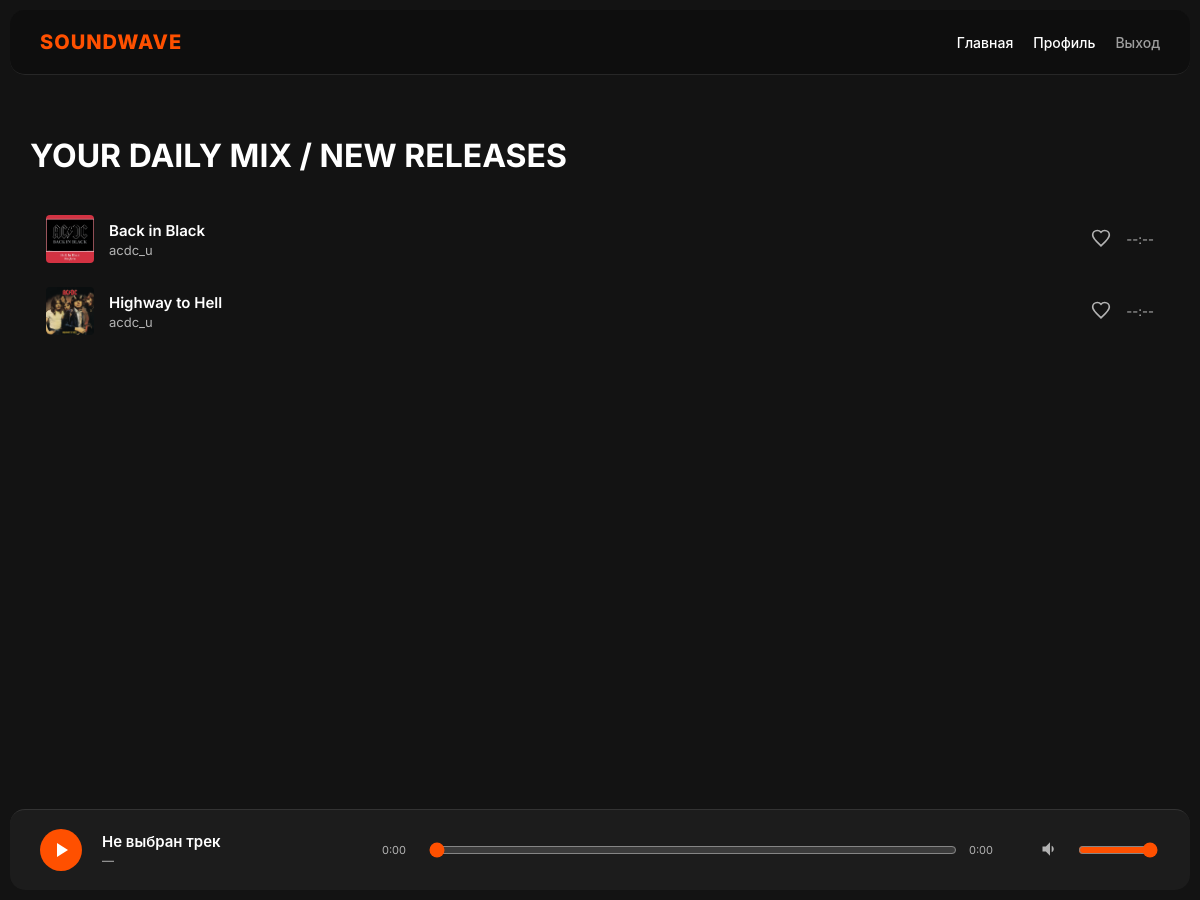
Page / (signed in) on the earlier database version.
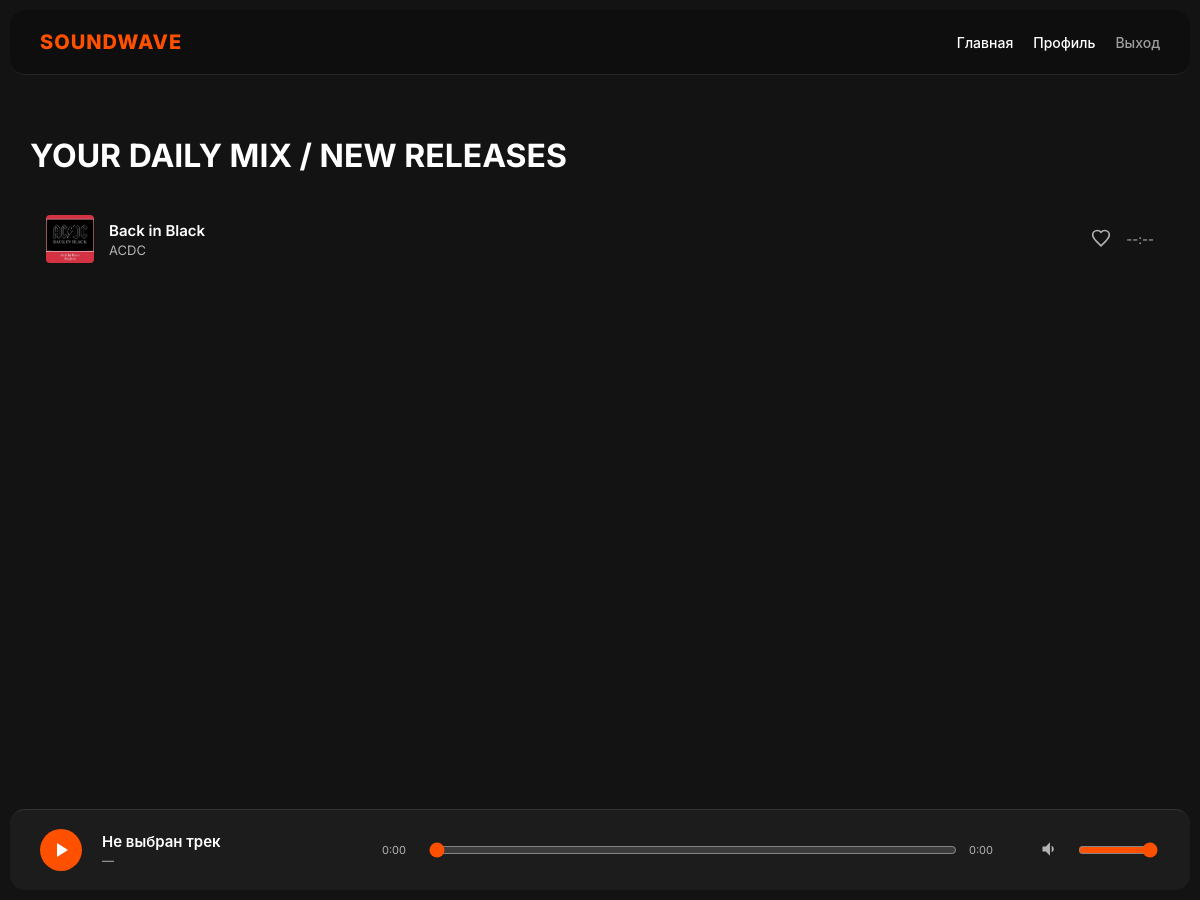
Same page on the later database version.
### pc_store/models.py (models this page shows, shortened)
class Track(models.Model):
    artist = models.ForeignKey(Artist, on_delete=models.CASCADE, related_name='tracks')
    title = models.CharField(max_length=200, verbose_name="Название")
    audio_file = models.FileField(upload_to='music/', verbose_name="Файл трека")
    cover = models.ImageField(upload_to='covers/', blank=True, verbose_name="Обложка")
    genre = models.CharField(max_length=50, default='Rock', verbose_name="Жанр")
    plays = models.PositiveIntegerField(default=0, verbose_name="Прослушивания")
    release_date = models.DateField(auto_now_add=True, verbose_name="Дата выхода")
    likes = models.ManyToManyField(User, related_name='liked_tracks', blank=True)

class Artist(models.Model):
    user = models.OneToOneField(User, on_delete=models.CASCADE)
    bio = models.TextField(blank=True, verbose_name="О себе")
    is_premium = models.BooleanField(default=False, verbose_name="Платная подписка")

class Profile(models.Model):
    ROLE_CHOICES = [
        ('listener', 'Слушатель'),
        ('artist', 'Артист'),
    ]
    user = models.OneToOneField(User, on_delete=models.CASCADE)
    role = models.CharField(max_length=10, choices=ROLE_CHOICES, default='listener')
    bio = models.TextField(blank=True, verbose_name="О себе")
    avatar = models.ImageField(upload_to='avatars/', blank=True, null=True)
    @property
    def favorite_album(self):
        from .models import Album
        return Album.objects.filter(owner=self.user, is_favorite_folder=True).first()

class Album(models.Model):
    title = models.CharField(max_length=200)
    owner = models.ForeignKey(User, on_delete=models.CASCADE, related_name='albums')
    tracks = models.ManyToManyField('Track', related_name='contained_in', blank=True)
    is_public = models.BooleanField(default=False)
    is_favorite_folder = models.BooleanField(default=False)
    created_at = models.DateTimeField(auto_now_add=True)

### pc_store/views.py (the view)
# urls.py: path('', track_list, name='home'),
def track_list(request):
    tracks = Track.objects.all()
    return render(request, 'index.html', {'tracks': tracks})

### templates/index.html
{% extends "base.html" %}
{% block content %}
    <h1 style="margin-bottom: 30px;">YOUR DAILY MIX / NEW RELEASES</h1>
    <div class="track-list" style="display: flex; flex-direction: column; gap: 4px;">
        {% for track in tracks %}
            {% include "includes/track_item.html" with track=track %}
        {% empty %}
            <div style="text-align: center; padding: 50px; color: #b3b3b3;">
                <p>Треков пока нет. Загрузи первый в админке или через профиль!</p>
            </div>
        {% endfor %}
    </div>
{% endblock %}

### templates/includes/track_item.html (shortened to what this page needs)
<div class="track-row" data-url="{{ track.audio_file.url }}">
    <div class="track-icon-wrapper">
        {% if track.cover %}
            <img src="{{ track.cover.url }}" alt="cover">
        {% endif %}
    </div>
    <div class="track-info">
        <div class="track-title">{{ track.title }}</div>
        <div class="track-artist">{{ track.artist.user.username }}</div>
    </div>
    <div class="track-meta">
        <a href="{% url 'toggle_favorite' track.id %}" class="like-button">
            <svg class="heart-icon {% if track in user.profile.favorite_album.tracks.all %}is-liked{% endif %}" viewBox="0 0 24 24" width="20" height="20">
                <path d="M12 21.35l-1.45-1.32C5.4 15.36 2 12.28 2 8.5 2 5.42 4.42 3 7.5 3c1.74 0 3.41.81 4.5 2.09C13.09 3.81 14.76 3 16.5 3 19.58 3 22 5.42 22 8.5c0 3.78-3.4 6.86-8.55 11.54L12 21.35z"/>
            </svg>
        </a>
        <span class="list-track-duration">--:--</span>
    </div>
</div>

Differences in the rows shown:
removed Track: cover (picture), title "Highway to Hell", artist.user.username "acdc_u"
changed Track "Back in Black": artist.user.username "acdc_u" → "ACDC"
